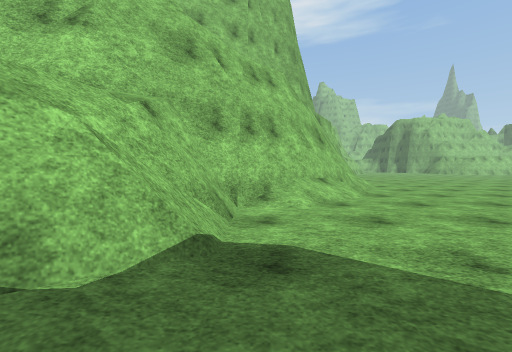
[1] (above)

22 first-person views from a walk through a 3-D level made in the Unity game engine. The camera is 1.2 m above the floor, tilts 2° down and sees 90° across. The floor is counted in squares, 2 m on a side. Each view is taken from the middle of a square. On the plan, view 1 faces up. The plan holds only what a view shows up to about 9 squares ahead; the rest is blank. The place goes on beyond the plan. Surface patterns are stand-ins for the level's own textures.

[2]
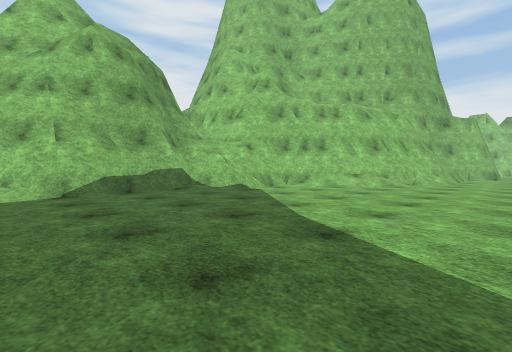

[3]
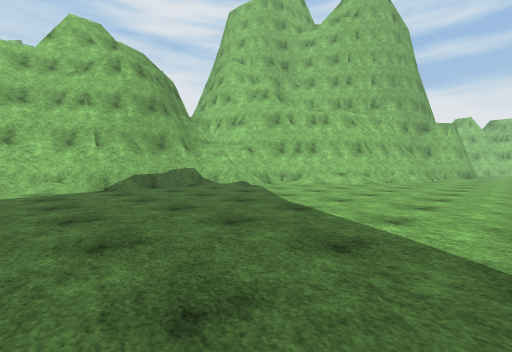

[4]
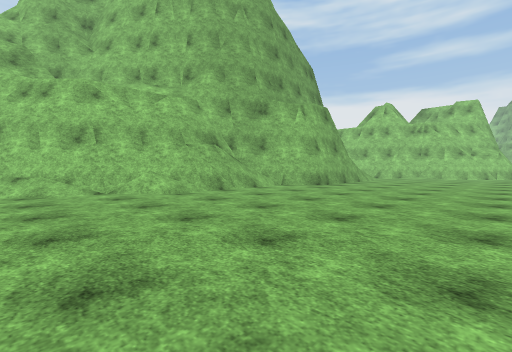

[5]
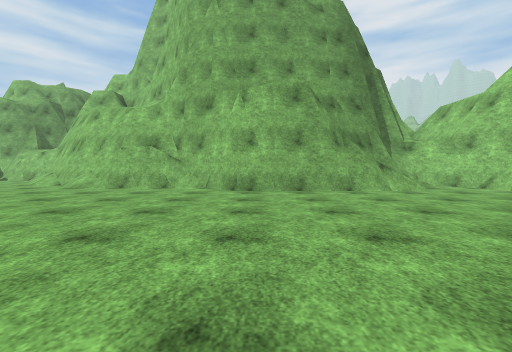

[6]
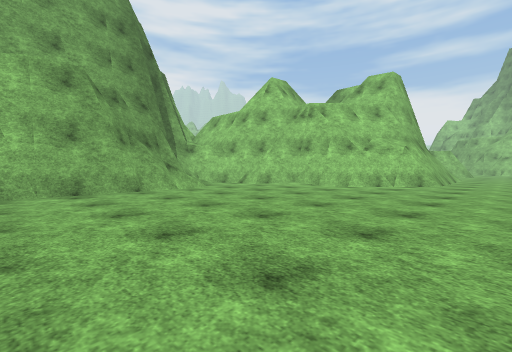

[7]
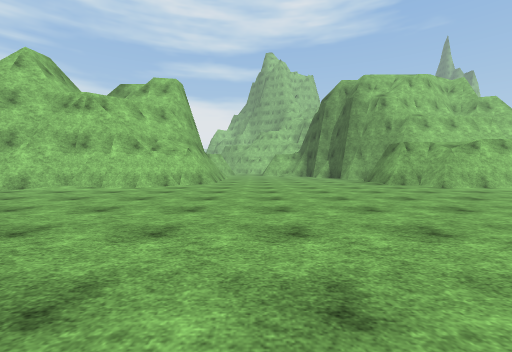

[8]
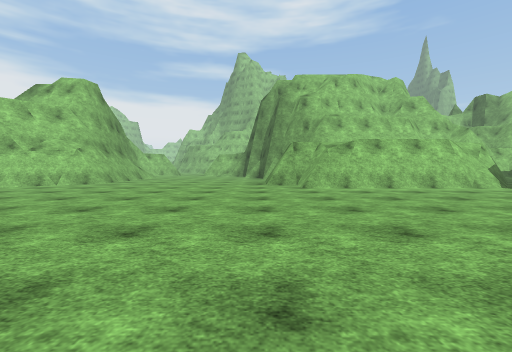

[9]
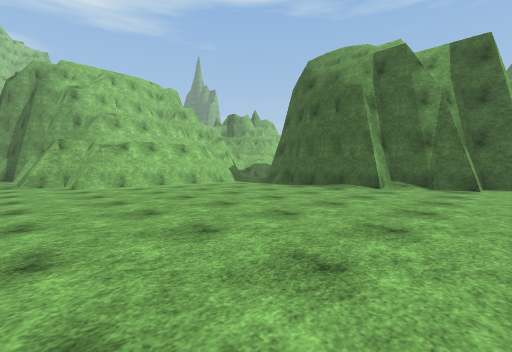

[10]
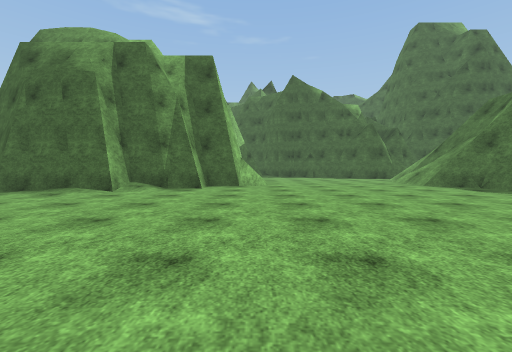

[11]
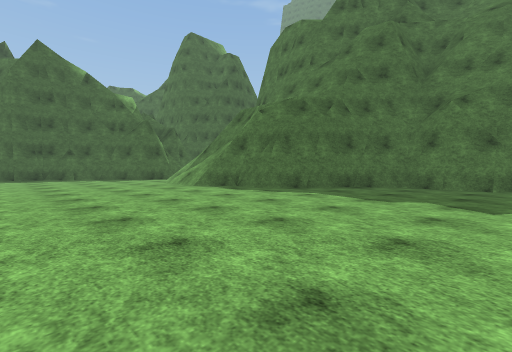

[12]
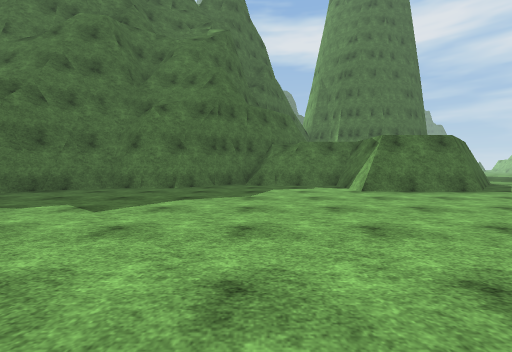

[13]
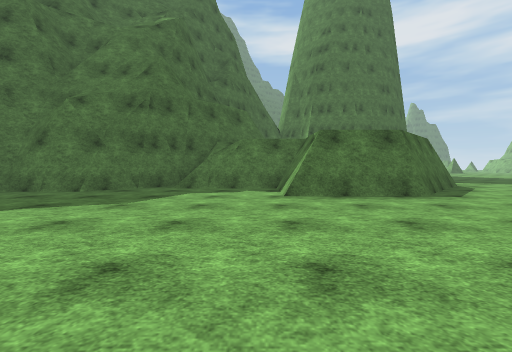

[14]
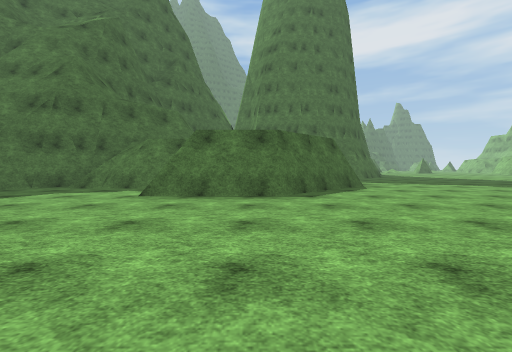

[15]
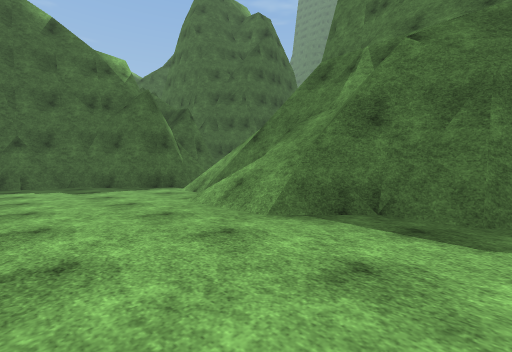

[16]
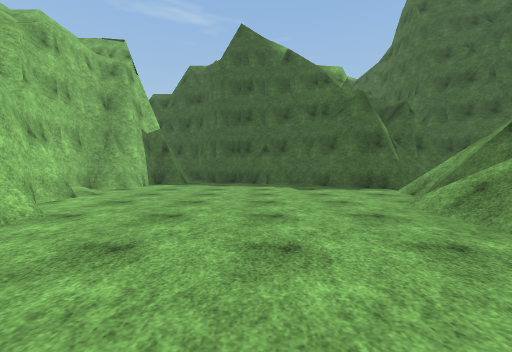

[17]
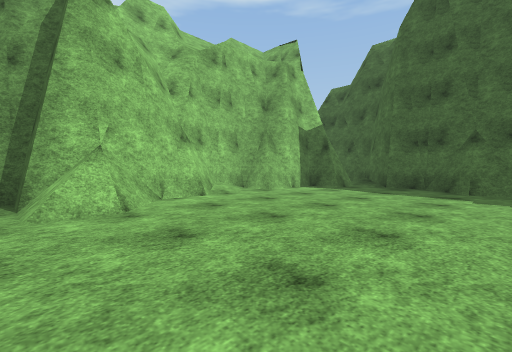

[18]
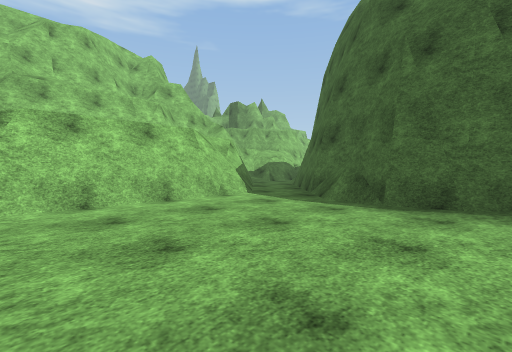

[19]
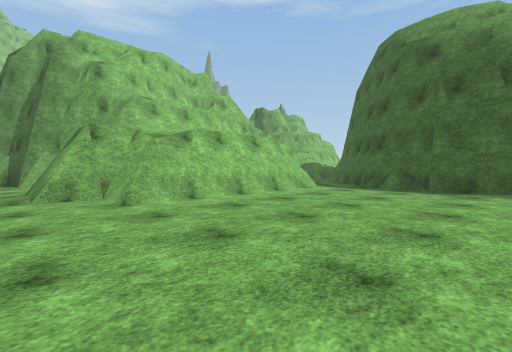

[20]
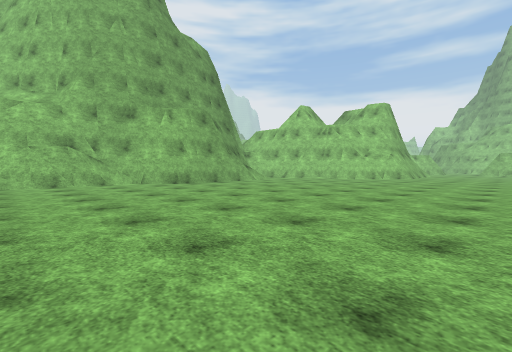

[21]
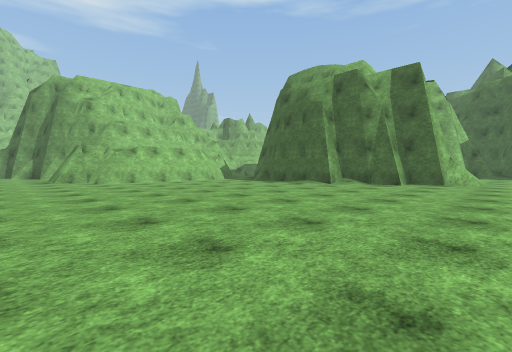

[22]
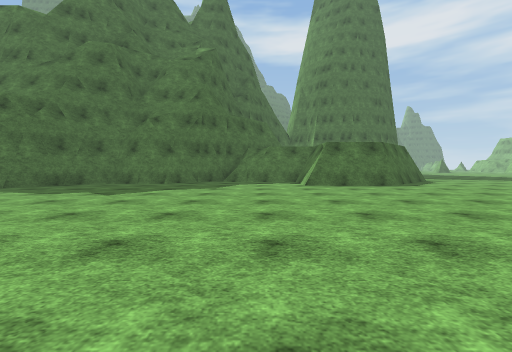

### Floor plan
Key: @ floor where view 1 was taken; # wall or solid block; . floor; / step, stairs or slope; = window, fence, low wall or low ledge; ^ raised ledge.
Columns run from 3 left of view 1 to 31 right of it. Each row starts with its distance up from view 1.
 22            ##......##     ###
 21         ####........#######=#
 20       ###..................##
 19      ##...................##
 18      #/...................#
 17      ##/................./
 16       ##................./
 15        #................./#
 14        #..................##
 13        #..................##  ####
 12       ##...................####/###
 11       #.....................#.....#
 10       #............................
  9      ##............................
  8      ##............................
  7      #............................#
  6     ##............................#
  5    ##......................=//...##
  4   ##.....................##==#####
  3   #.....................######
  2  ^^.........####.......##
  1  ##........##  #....####
  0  #.@......##   ######
 -1  #........
 -2  #........
 -3 ##........
 -4 #.........

Positions as (right, up) in squares from view 1, and headings:
1: (0, 0), facing up
2: (5, -3), facing up-left
3: (6, -4), facing up-left
4: (9, 5), facing up-left
5: (11, 13), facing left
6: (11, 13), facing up-left
7: (11, 13), facing up
8: (15, 13), facing up
9: (15, 12), facing up-right
10: (16, 11), facing right
11: (17, 10), facing down-right
12: (15, 9), facing down
13: (13, 8), facing down
14: (10, 8), facing down
15: (22, 8), facing down-right
16: (22, 8), facing right
17: (24, 7), facing up-right
18: (18, 16), facing up-right
19: (15, 16), facing up-right
20: (13, 8), facing up-left
21: (14, 10), facing up-right
22: (14, 11), facing down
